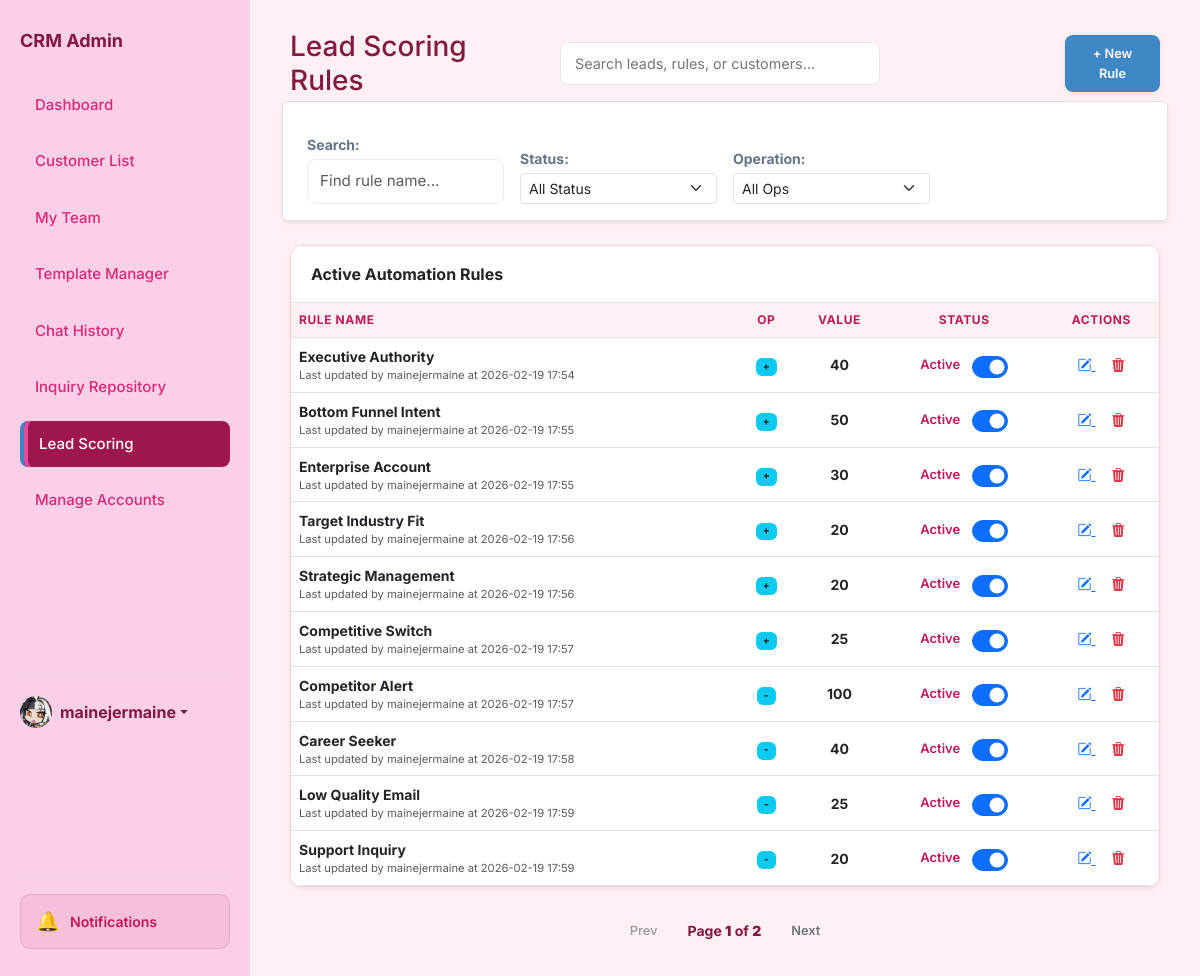
Page /scoring (signed in) on the committed database.
### app.py (models this page shows, shortened)
class User(db.Model):
    id = db.Column(db.Integer, primary_key=True)
    username = db.Column(db.String(80), unique=True, nullable=False)
    password = db.Column(db.String(200), nullable=False)
    name = db.Column(db.String(100), default='Admin')
    bio = db.Column(db.Text, default='')
    profile_picture = db.Column(db.String(200), default='https://ui-avatars.com/api/?name=Admin&background=random')
    role = db.Column(db.String(20), default='agent') # super_admin, agent
    preferences = db.Column(db.Text, default='{}') # Stores dashboard layout/stats as JSON
    last_active = db.Column(db.String(50))
    team_id = db.Column(db.Integer, db.ForeignKey('team.id'), nullable=True)
    team_role = db.Column(db.String(20)) # leader, vice_leader, member
    last_active_team_chat = db.Column(db.String(50)) # Timestamp of last time user viewed team chat

class Rule(db.Model):
    id = db.Column(db.Integer, primary_key=True)
    name = db.Column(db.String(100), nullable=False)
    keywords = db.Column(db.String(200), nullable=False)
    score = db.Column(db.Integer, nullable=False)
    operation = db.Column(db.String(10), nullable=False, default='+')
    active = db.Column(db.Boolean, default=True)
    created_at = db.Column(db.String(50))
    created_by = db.Column(db.String(100))
    updated_at = db.Column(db.String(50))
    updated_by = db.Column(db.String(100))

### app.py (the view)
@app.route('/scoring')
def lead_scoring():
    rules = Rule.query.all()
    return render_template('lead-scoring.html', rules=rules)

### app.py (called while the page is built)
@app.context_processor
def context_processor():
    from flask import g
    return dict(
        team_pending_requests_count=getattr(g, 'team_pending_requests_count', 0),
        unread_team_messages=getattr(g, 'unread_team_messages', False)
    )

@app.context_processor
def inject_user_preferences():
    theme = 'light'
    if has_request_context() and 'user_id' in session:
        user_id = session.get('user_id')
        user = User.query.get(user_id)
        if user and user.preferences:
            try:
                import json
                prefs = json.loads(user.preferences)
                theme = prefs.get('theme', 'light')
            except:
                pass
    return dict(current_theme=theme)

@app.context_processor
def inject_search_data():
    customers = Customer.query.all()
    inquiries = Inquiry.query.all()
    rules = Rule.query.all()
    templates = AutoReplyTemplate.query.all()
    faqs = FAQ.query.all()
    search_seed = []
    for c in customers:
        search_seed.append({"display": c.name, "category": "Customer", "page": "/customers"})
    for i in inquiries:
        search_seed.append({"display": f"Inquiry: {i.customer}", "category": "Inquiry", "page": f"/inquiry/{i.id}"})
    for r in rules:
        search_seed.append({"display": r.name, "category": "Rule", "page": "/scoring"})
    for t in templates:
        search_seed.append({"display": t.title, "category": "Template", "page": "/templates-manager"})
    for f in faqs:
        search_seed.append({"display": f.question, "category": "FAQ", "page": "/templates-manager"})
    return dict(search_seed=search_seed)

@app.before_request
def require_login():
    allowed_routes = ['login', 'static']
    if request.endpoint and request.endpoint not in allowed_routes and not session.get('logged_in'):
        if request.path.startswith('/api/'):
            return jsonify({'error': 'Unauthorized'}), 401
        return redirect(url_for('login'))
    if session.get('logged_in') and session.get('user_id'):
        user = User.query.get(session.get('user_id'))
        if user:
            try:
                user.last_active = datetime.now().strftime('%Y-%m-%d %H:%M:%S')
                db.session.commit()
            except:
                pass
            session['user_role'] = user.role
            session['team_id'] = user.team_id
            session['user_name'] = user.name
            session['user_pic'] = user.profile_picture

### templates/lead-scoring.html (shortened to what this page needs)
<!DOCTYPE html>
<html lang="en">
<head>
    <link href="https://cdn.jsdelivr.net/npm/bootstrap@5.3.0/dist/css/bootstrap.min.css" rel="stylesheet">
    <link rel="stylesheet" href="https://cdn.jsdelivr.net/npm/bootstrap-icons@1.11.1/font/bootstrap-icons.css">
    <link rel="stylesheet" href="https://cdn.jsdelivr.net/npm/bootstrap-icons@1.11.1/font/bootstrap-icons.css">
    <link rel="stylesheet" href="{{ url_for('static', filename='style.css') }}">
</head>
<body id="page-scoring" class="{% if current_theme and current_theme != 'light' %}theme-{{ current_theme }}{% endif %}">
    <aside class="sidebar">
        <h2>CRM Admin</h2>
        <a href="/dashboard" class="nav-link nav-dashboard">Dashboard</a>
        <a href="/customers" class="nav-link nav-customers">Customer List</a>
        <a href="/my-team" class="nav-link nav-my-team d-flex justify-content-between align-items-center">
            My Team
        </a>
        <a href="/templates-manager" class="nav-link nav-templates">Template Manager</a>
        <a href="/history" class="nav-link nav-history d-flex justify-content-between align-items-center">
            Chat History
        </a>
        <a href="/repository" class="nav-link nav-repository">Inquiry Repository</a>
        <a href="/scoring" class="nav-link nav-scoring active">Lead Scoring</a>
        {% if session.get('user_role') in ['ultra_admin', 'super_admin', 'admin'] %}
        <a href="/admin/create-account" class="nav-link nav-admin">
            Manage Accounts
        </a>
        {% endif %}
        <div class="mt-auto pt-3 border-top border-secondary" style="border-color: rgba(255,255,255,0.1) !important;">
            <div class="dropdown">
                <a href="#" class="d-flex align-items-center text-decoration-none dropdown-toggle" id="dropdownUser1"
                    data-bs-toggle="dropdown" aria-expanded="false">
                    <div class="avatar-circle bg-primary text-white me-2"
                        style="width: 32px; height: 32px; font-size: 14px; display:flex; align-items:center; justify-content:center; border-radius:50%; overflow:hidden;">
                        {% if session.get('user_pic') and 'http' in session.get('user_pic') %}
                        <img src="{{ session.get('user_pic') }}" alt="User"
                            style="width:100%; height:100%; object-fit:cover;">
                        {% elif session.get('user_pic') %}
                        <img src="{{ url_for('static', filename='uploads/' + session.get('user_pic')) }}" alt="User"
                            style="width:100%; height:100%; object-fit:cover;">
                        {% else %}
                        {{ session.get('user_name', 'Admin')[0] | upper }}
                        {% endif %}
                    </div>
                    <strong>{{ session.get('user_name', 'Admin') }}</strong>
                </a>
            </div>
        </div>
    </aside>
    <main class="main">
        <div class="header">
            <div class="header-left">
                <h1 class="h3 mb-0">Lead Scoring Rules</h1>
            </div>
            <div class="search-container">
                <input type="text" placeholder="Search leads, rules, or customers..." class="taskbar-search">
            </div>
            <div class="header-right">
                <a href="{{ url_for('add_rule') }}" class="btn btn-blue">+ New Rule</a>
            </div>
        </div>
        <div class="row g-3 mb-4 p-3 bg-white border rounded shadow-sm align-items-end">
            <div class="col-md-3">
                <label class="small fw-bold mb-1 d-block">Search:</label>
                <input type="text" id="searchInput" class="form-control form-control-sm" placeholder="Find rule name..."
                    onkeyup="applyFilters()">
            </div>
            <div class="col-md-3">
                <label class="small fw-bold mb-1 d-block">Status:</label>
                <select id="filterStatus" class="form-select form-select-sm" onchange="applyFilters()">
                    <option value="all">All Status</option>
                </select>
            </div>
            <div class="col-md-3">
                <label class="small fw-bold mb-1 d-block">Operation:</label>
                <select id="filterOperation" class="form-select form-select-sm" onchange="applyFilters()">
                    <option value="all">All Ops</option>
                </select>
            </div>
        </div>
        <div class="card p-0 shadow-sm overflow-hidden">
            <div class="card-header bg-white py-3 fw-bold">Active Automation Rules</div>
            <div class="table-responsive">
                <table class="table mb-0">
                    <thead class="bg-light small text-uppercase">
                        <tr>
                            <th>Rule Name</th>
                            <th class="text-center">Op</th>
                            <th class="text-center">Value</th>
                            <th class="text-center">Status</th>
                            <th class="text-center">Actions</th>
                        </tr>
                    </thead>
                    <tbody id="ruleTable" class="align-middle">
                        {% if rules|length > 0 %}
                        {% for rule in rules %}
                        <tr>
                            <td class="fw-bold">
                                {{ rule.name }}
                                <div class="text-muted" style="font-size:0.7rem; font-weight:normal;">
                                    Last updated by {{ rule.updated_by or 'System' }} at {{ rule.updated_at or
                                    'Recently' }}
                                </div>
                            </td>
                            <td class="text-center">
                                <span class="badge bg-info text-dark">{{ rule.operation }}</span>
                            </td>
                            <td class="text-center fw-bold">{{ rule.score }}</td>
                            <td class="text-center">
                                <div class="status-toggle-container form-check form-switch">
                                    <span class="status-label">{{ 'Active' if rule.active else 'Not Active' }}</span>
                                    <input class="form-check-input" type="checkbox" role="switch"
                                        onchange="toggleStatus('{{ rule.id }}', this)" {% if rule.active %}checked{%
                                        endif %}>
                                </div>
                            </td>
                            <td class="text-center">
                                <a href="{{ url_for('edit_rule', id=rule.id) }}" class="text-primary me-3">
                                    <i class="bi bi-pencil-square"></i>
                                </a>
                                <a href="javascript:void(0)" class="text-danger"
                                    onclick="confirmDeleteRule({{ rule.id }})">
                                    <i class="bi bi-trash3-fill"></i>
                                </a>
                            </td>
                        </tr>
                        {% endfor %}
                        {% else %}
                        <tr>
                            <td colspan="5" class="text-center p-5 text-muted">No rules found. Click "+ New Rule" to
                                start.</td>
                        </tr>
                        {% endif %}
                    </tbody>
                </table>
            </div>
        </div>
        <div class="pagination mt-3 justify-content-center d-flex align-items-center gap-3">
            <button id="page-prev" class="btn btn-sm btn-outline-secondary">Prev</button>
            <div id="page-indicator" class="small fw-bold">Page 1 of 1</div>
            <button id="page-next" class="btn btn-sm btn-outline-secondary">Next</button>
        </div>
    </main>
</body>
</html>

### rows in the picture
User: profile_picture (picture), get "mainejermaine"
Rule: name "Executive Authority", updated_by "mainejermaine", updated_at "2026-02-19 17:54", operation "+", score "40", active "Active", active "☑"
Rule: name "Bottom Funnel Intent", updated_by "mainejermaine", updated_at "2026-02-19 17:55", operation "+", score "50", active "Active", active "☑"
Rule: name "Enterprise Account", updated_by "mainejermaine", updated_at "2026-02-19 17:55", operation "+", score "30", active "Active", active "☑"
Rule: name "Target Industry Fit", updated_by "mainejermaine", updated_at "2026-02-19 17:56", operation "+", score "20", active "Active", active "☑"
Rule: name "Strategic Management", updated_by "mainejermaine", updated_at "2026-02-19 17:56", operation "+", score "20", active "Active", active "☑"
Rule: name "Competitive Switch", updated_by "mainejermaine", updated_at "2026-02-19 17:57", operation "+", score "25", active "Active", active "☑"
Rule: name "Competitor Alert", updated_by "mainejermaine", updated_at "2026-02-19 17:57", operation "-", score "100", active "Active", active "☑"
Rule: name "Career Seeker", updated_by "mainejermaine", updated_at "2026-02-19 17:58", operation "-", score "40", active "Active", active "☑"
Rule: name "Low Quality Email", updated_by "mainejermaine", updated_at "2026-02-19 17:59", operation "-", score "25", active "Active", active "☑"
Rule: name "Support Inquiry", updated_by "mainejermaine", updated_at "2026-02-19 17:59", operation "-", score "20", active "Active", active "☑"
